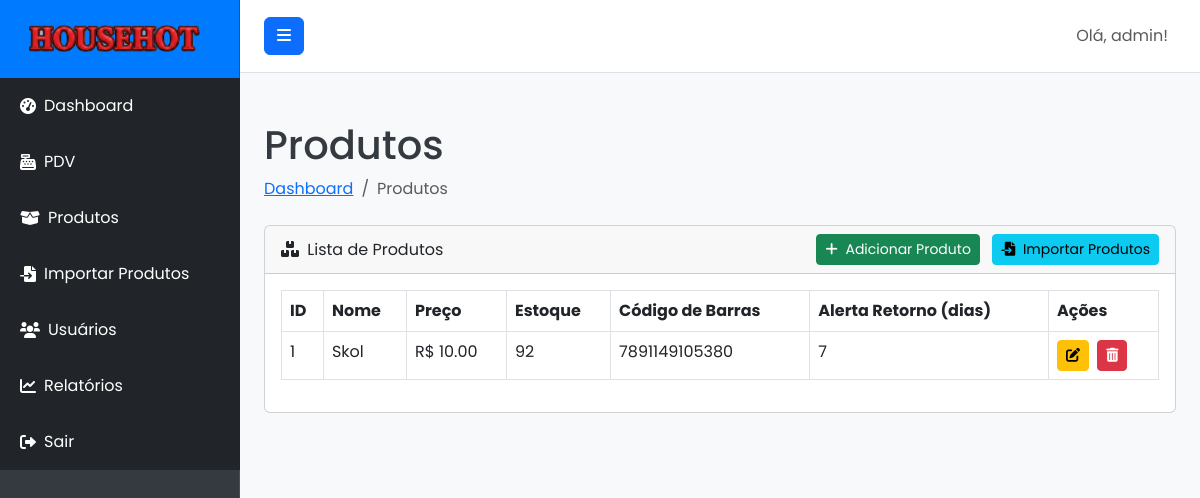
Page /products (signed in) on the earlier database version.
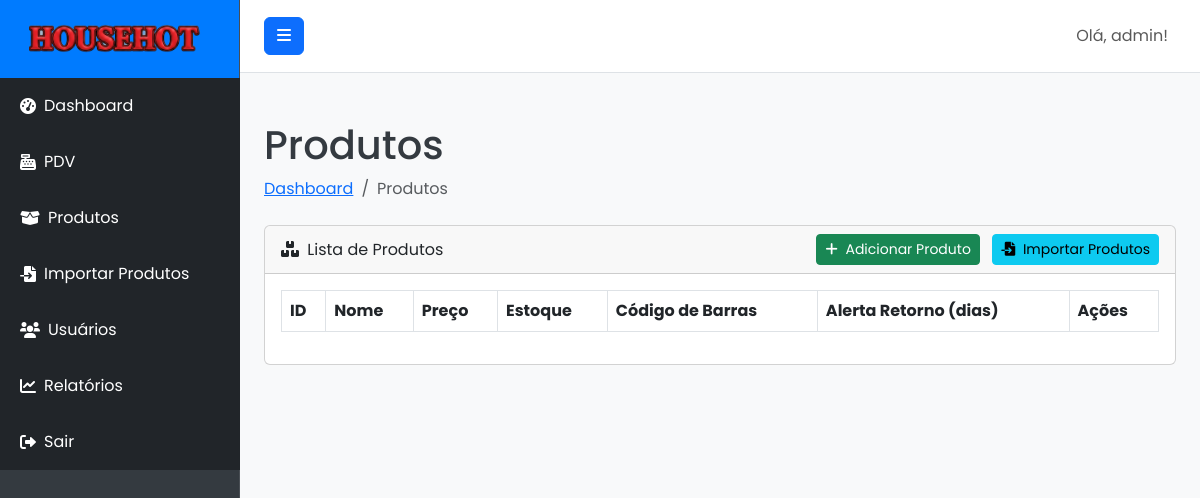
Same page on the later database version.
### models.py (models this page shows, shortened)
class User(UserMixin, db.Model):
    id = db.Column(db.Integer, primary_key=True)
    username = db.Column(db.String(80), unique=True, nullable=False)
    email = db.Column(db.String(120), unique=True, nullable=False)
    password_hash = db.Column(db.String(128), nullable=False)
    role = db.Column(db.String(20), default='user', nullable=False) # 'admin' ou 'user'
    sales = db.relationship('Sale', backref='operator', lazy=True) # Relação com vendas
    def is_admin(self):
        return self.role == 'admin'

class Product(db.Model):
    id = db.Column(db.Integer, primary_key=True)
    name = db.Column(db.String(100), nullable=False)
    description = db.Column(db.Text, nullable=True)
    price = db.Column(db.Float, nullable=False)
    stock = db.Column(db.Integer, nullable=False, default=0)
    barcode = db.Column(db.String(50), unique=True, nullable=True)
    return_alert_days = db.Column(db.Integer, nullable=True, default=None) # Pode ser nulo se não houver alerta

### routes.py (the view)
@main_bp.route('/products')
@admin_required
def products():
    return render_template('products.html', products=Product.query.all())

### routes.py (called while the page is built)
def admin_required(f):
    @wraps(f)
    @login_required
    def decorated_function(*args, **kwargs):
        if not current_user.is_admin():
            flash('Você não tem permissão para acessar esta página.', 'danger')
            return redirect(url_for('main.dashboard'))
        return f(*args, **kwargs)
    return decorated_function

### templates/products.html (shortened to what this page needs)
{% extends "base.html" %}
{% block content %}
<div class="container-fluid">
    <h1 class="mt-4">Produtos</h1>
    <ol class="breadcrumb mb-4">
        <li class="breadcrumb-item"><a href="{{ url_for('main.dashboard') }}">Dashboard</a></li>
        <li class="breadcrumb-item active">Produtos</li>
    </ol>
    <div class="card mb-4">
        <div class="card-header d-flex justify-content-between align-items-center">
            <div>
                <i class="fas fa-boxes me-1"></i>
                Lista de Produtos
            </div>
            <div>
                <a href="{{ url_for('main.add_product') }}" class="btn btn-success btn-sm me-2">
                    <i class="fas fa-plus me-1"></i> Adicionar Produto
                </a>
                <a href="{{ url_for('main.import_products') }}" class="btn btn-info btn-sm">
                    <i class="fas fa-file-import me-1"></i> Importar Produtos
                </a>
            </div>
        </div>
        <div class="card-body">
            <div class="table-responsive">
                <table class="table table-bordered" id="productsTable" width="100%" cellspacing="0">
                    <thead>
                        <tr>
                            <th>ID</th>
                            <th>Nome</th>
                            <th>Preço</th>
                            <th>Estoque</th>
                            <th>Código de Barras</th>
                            <th>Alerta Retorno (dias)</th>
                            <th>Ações</th>
                        </tr>
                    </thead>
                    <tbody>
                        {% for product in products %}
                        <tr>
                            <td>{{ product.id }}</td>
                            <td>{{ product.name }}</td>
                            <td>R$ {{ "%.2f"|format(product.price) }}</td>
                            <td>{{ product.stock }}</td>
                            <td>{{ product.barcode if product.barcode else 'N/A' }}</td>
                            <td>{{ product.return_alert_days if product.return_alert_days is not none else 'N/A' }}</td>
                            <td>
                                <a href="{{ url_for('main.edit_product', product_id=product.id) }}" class="btn btn-warning btn-sm me-1">
                                    <i class="fas fa-edit"></i>
                                </a>
                                <form action="{{ url_for('main.delete_product', product_id=product.id) }}" method="POST" class="d-inline">
                                    <button type="submit" class="btn btn-danger btn-sm" onclick="return confirm('Tem certeza que deseja excluir este produto?');">
                                        <i class="fas fa-trash-alt"></i>
                                    </button>
                                </form>
                            </td>
                        </tr>
                        {% endfor %}
                    </tbody>
                </table>
            </div>
        </div>
    </div>
</div>
{% endblock %}

### templates/base.html (shortened to what this page needs)
<!DOCTYPE html>
<html lang="pt-br">
<head>
    <link href="https://cdn.jsdelivr.net/npm/bootstrap@5.3.0/dist/css/bootstrap.min.css" rel="stylesheet">
    <link rel="stylesheet" href="https://cdnjs.cloudflare.com/ajax/libs/font-awesome/6.0.0-beta3/css/all.min.css">
    <link rel="stylesheet" href="{{ url_for('static', filename='css/style.css') }}">
</head>
<body>
    <div class="d-flex" id="wrapper">
        <div class="bg-dark border-right" id="sidebar-wrapper">
            <div class="sidebar-heading text-white text-center py-4 fs-4 fw-bold">
                <img src="{{ url_for('static', filename='img/logo.png') }}" alt="Logo" class="me-2" style="height: 30px;">
            </div>
            <div class="list-group list-group-flush">
                <a href="{{ url_for('main.dashboard') }}" class="list-group-item list-group-item-action bg-dark text-white">
                    <i class="fas fa-tachometer-alt me-2"></i> Dashboard
                </a>
                <a href="{{ url_for('main.pdv') }}" class="list-group-item list-group-item-action bg-dark text-white">
                    <i class="fas fa-cash-register me-2"></i> PDV
                </a>
                {% if current_user.is_authenticated and current_user.is_admin() %}
                <a href="{{ url_for('main.products') }}" class="list-group-item list-group-item-action bg-dark text-white">
                    <i class="fas fa-box-open me-2"></i> Produtos
                </a>
                <a href="{{ url_for('main.import_products') }}" class="list-group-item list-group-item-action bg-dark text-white">
                    <i class="fas fa-file-import me-2"></i> Importar Produtos
                </a>
                <a href="{{ url_for('main.users') }}" class="list-group-item list-group-item-action bg-dark text-white">
                    <i class="fas fa-users me-2"></i> Usuários
                </a>
                <a href="{{ url_for('main.reports') }}" class="list-group-item list-group-item-action bg-dark text-white">
                    <i class="fas fa-chart-line me-2"></i> Relatórios
                </a>
                {% endif %}
                <a href="{{ url_for('main.logout') }}" class="list-group-item list-group-item-action bg-dark text-white">
                    <i class="fas fa-sign-out-alt me-2"></i> Sair
                </a>
            </div>
        </div>
        <div id="page-content-wrapper">
            <nav class="navbar navbar-expand-lg navbar-light bg-light border-bottom">
                <button class="btn btn-primary" id="menu-toggle">
                    <i class="fas fa-bars"></i>
                </button>
                <div class="collapse navbar-collapse" id="navbarSupportedContent">
                    <ul class="navbar-nav ms-auto mt-2 mt-lg-0">
                        <li class="nav-item active">
                            <a class="nav-link" href="#">Olá, {{ current_user.username }}!</a>
                        </li>
                    </ul>
                </div>
            </nav>
            <div class="container-fluid py-4">
                {% block content %}{% endblock %}
            </div>
        </div>
    </div>
</body>
</html>

### static/css/style.css (style rules this page uses)
:root { --primary-color: #007bff; --secondary-color: #28a745; --info-color: #17a2b8; --warning-color: #ffc107; --danger-color: #dc3545; --background-light: #f8f9fa; --text-dark: #343a40; --text-light: #ffffff; --sidebar-bg: #343a40; --sidebar-link-hover: #0056b3; --sidebar-header-bg: var(--primary-color); --navbar-bg: #ffffff; --navbar-border-bottom: #e0e0e0; --card-bg: #ffffff; --card-shadow: 0 0.125rem 0.25rem rgba(0, 0, 0, 0.075); --login-bg-gradient-start: #007bff; --login-bg-gradient-end: #0056b3; --login-card-bg: rgba(255, 255, 255, 0.95); --login-card-shadow: 0 10px 25px rgba(0, 0, 0, 0.2); }
body { font-family: 'Poppins', sans-serif; background-color: var(--background-light); color: var(--text-dark); margin: 0; overflow-x: hidden; }
#wrapper { display: flex; width: 100%; align-items: stretch; }
#sidebar-wrapper { min-height: 100vh; width: 15rem; margin-left: 0; transition: margin .25s ease-out; background-color: var(--sidebar-bg) !important; border-right: 1px solid rgba(255, 255, 255, 0.1); flex-shrink: 0; }
#sidebar-wrapper .sidebar-heading { padding: 1.5rem 1.25rem; background-color: var(--sidebar-header-bg); display: flex; align-items: center; justify-content: center; }
#sidebar-wrapper .list-group { width: 15rem; }
#sidebar-wrapper .list-group-item { border: none; padding: 1rem 1.25rem; color: rgba(255, 255, 255, 0.7); background-color: transparent; text-decoration: none; display: flex; align-items: center; }
#page-content-wrapper { flex: 1; min-width: 0; width: 100%; }
.navbar { padding: 1rem 1.5rem; background-color: var(--navbar-bg) !important; border-bottom: 1px solid var(--navbar-border-bottom); }

Differences in the rows shown:
removed Product: id "1", name "Skol", price "10.00", stock "92", barcode "7891149105380", return_alert_days "7"
